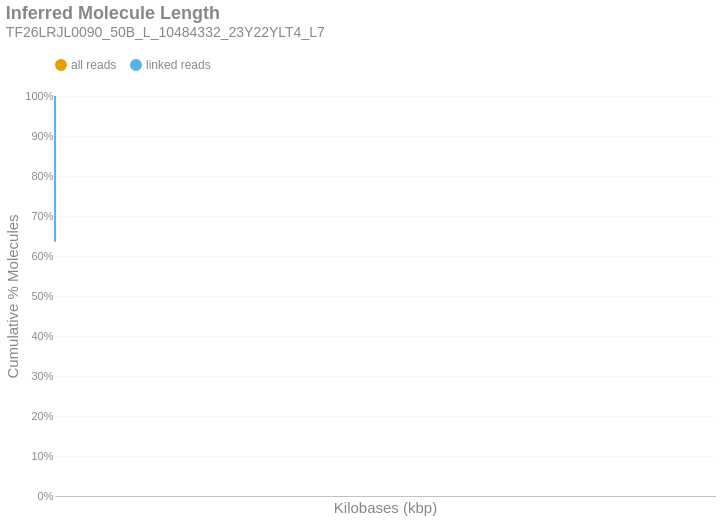

The notebook cell saved with this chart:
### Markdown cell above
### Inferred Molecule Length
This is the cumulative frequency distribution of molecule lengths inferred from the first and last alignment positions along a contig for all alignments associated with a single linked-read barcode on a given contig.There are two distributions: one with `all` the alignments (yellow) and another with only `linked reads` (blue). The percent of molecules in the `linked reads` distribution is relative to the total number of linked molecules.

### Code cell
if SKIPLR:
    print_html(f"Skipped")
else:
    binned_df = consolidated_hist(valids['length_inferred']/1000, mask, 10, True)
    binned_df = binned_df.with_columns(
        pl.when(pl.col('bin').cast(pl.Utf8) == '0').then(pl.lit('1')).otherwise(pl.col('bin').cast(pl.Utf8)).alias('bin')
    )
    with SafeRender(binned_df):
        (
            density_plot(binned_df, 'Inferred Molecule Length', samplename, 'inferredlen')
            .transform_calculate(bin_kb='datum.bin / 1000')
            .encode(
                x=alt.X('bin_kb:Q', title="Kilobases (kbp)").scale(type='log', padding=0).axis(labelAngle=-40),
                y=alt.Y('value:Q', title='Cumulative % Molecules')
                    .axis(format='%')
                    .stack(False)
                    .scale(domainMin=0, domainMax=1,padding=0),
                color=alt.Color("key:N").scale(domain = ["all reads", "linked reads"]),
                tooltip = [
                    alt.Tooltip("key:N", title = "Data Type"),
                    alt.Tooltip("range_label:N", title="Kilobases"),
                    alt.Tooltip("value:Q", format = ".2%", title="% Molecules (Cum.)")
                ]
            )
        ).display()

### Figure 1 — Vega-Lite specification as saved in the notebook (floating-point values rounded to 4 significant figures)
{"width": "container", "height": 400, "config": {"title": {"anchor": "start", "dy": -15, "fontSize": 18, "color": "#888888", "subtitleColor": "#888888", "subtitleFontSize": 14}, "arc": {"fill": "#0072B2"}, "axis": {"domainColor": "#888888", "domainWidth": 0.5, "gridWidth": 0.2, "grid": false, "titleFontWeight": 400, "titleFontSize": 15, "labelFontSize": 11, "labelColor": "#888888", "tickColor": "#888888", "tickWidth": 0.2, "titleColor": "#888888"}, "axisBand": {"grid": false}, "axisX": {"grid": true, "tickSize": 10, "domainCap": "round"}, "axisY": {"domain": false, "grid": true, "tickSize": 0, "domainCap": "round"}, "background": "transparent", "header": {"labelFontSize": 15, "labelColor": "#888888", "titleFontSize": 15, "titleFontWeight": 600, "titleColor": "#888888"}, "legend": {"labelFont": "sans-serif", "labelFontSize": 12, "labelColor": "#888888", "symbolSize": 100, "symbolType": "circle", "titleFontSize": 12, "titlePadding": 10, "titleColor": "#888888", "title": null, "orient": "top"}, "range": {"category": ["#E69F00", "#56B4E9", "#009E73", "#F0E442", "#0072B2", "#D55E00", "#CC79A7", "#000000"], "diverging": ["#cfe8f3", "#a2d4ec", "#73bfe2", "#46abdb", "#1696d2", "#12719e"]}, "area": {"fill": "#0072B2", "fillOpacity": 0.7, "line": true, "strokeOpacity": 0.7}, "line": {"color": "#0072B2", "stroke": "#0072B2", "strokeWidth": 2}, "trail": {"color": "#0072B2", "stroke": "#0072B2", "strokeWidth": 0, "size": 1}, "point": {"filled": true, "fillOpacity": 1.0, "size": 95}, "text": {"color": "#888888", "fontSize": 11, "align": "right", "fontWeight": 400, "size": 11}, "bar": {"fill": "#0072B2", "stroke": null}, "view": {"stroke": null, "continuousWidth": 660, "continuousHeight": 400}}, "data": {"name": "data-aa7c42ce972dad9df4184d262909e345"}, "mark": {"type": "line", "interpolate": "monotone", "point": {"opacity": 0, "size": 275}}, "encoding": {"color": {"field": "key", "scale": {"domain": ["all reads", "linked reads"]}, "type": "nominal"}, "tooltip": [{"field": "key", "title": "Data Type", "type": "nominal"}, {"field": "range_label", "title": "Kilobases", "type": "nominal"}, {"field": "value", "format": ".2%", "title": "% Molecules (Cum.)", "type": "quantitative"}], "x": {"axis": {"labelAngle": -40}, "field": "bin_kb", "scale": {"type": "log", "padding": 0}, "title": "Kilobases (kbp)", "type": "quantitative"}, "y": {"axis": {"format": "%"}, "field": "value", "scale": {"domainMin": 0, "domainMax": 1, "padding": 0}, "stack": false, "title": "Cumulative % Molecules", "type": "quantitative"}}, "params": [{"name": "param_c36ac31b6afebe62", "select": {"type": "point", "fields": ["key"]}, "bind": "legend"}], "title": {"text": "Inferred Molecule Length", "subtitle": "TF26LRJL0090_50B_L_10484332_23Y22YLT4_L7"}, "transform": [{"fold": ["all reads (cumsum)", "linked reads (cumsum)"]}, {"calculate": "replace(datum.key, ' (cumsum)', '')", "as": "key"}, {"filter": {"param": "param_c36ac31b6afebe62"}}, {"calculate": "datum.bin / 1000", "as": "bin_kb"}], "usermeta": {"embedOptions": {"downloadFileName": "TF26LRJL0090_50B_L_10484332_23Y22YLT4_L7.inferredlen"}}, "$schema": "https://vega.github.io/schema/vega-lite/v6.4.1.json", "datasets": {"data-aa7c42ce972dad9df4184d262909e345": [{"bin": "0.0", "interval": "0.0-10.0", "all reads": 0.8425, "linked reads": 0.6358, "all reads (cumsum)": 0.8425, "linked reads (cumsum)": 0.6358, "range_label": "0-9"}, {"bin": "10.0", "interval": "10.0-20.0", "all reads": 0.1067, "linked reads": 0.2466, "all reads (cumsum)": 0.9491, "linked reads (cumsum)": 0.8824, "range_label": "10-19"}, {"bin": "20.0", "interval": "20.0-30.0", "all reads": 0.03561, "linked reads": 0.08246, "all reads (cumsum)": 0.9847, "linked reads (cumsum)": 0.9648, "range_label": "20-29"}, {"bin": "30.0", "interval": "30.0-40.0", "all reads": 0.01026, "linked reads": 0.02364, "all reads (cumsum)": 0.995, "linked reads (cumsum)": 0.9885, "range_label": "30-39"}, {"bin": "40.0", "interval": "40.0-50.0", "all reads": 0.003455, "linked reads": 0.007905, "all reads (cumsum)": 0.9984, "linked reads (cumsum)": 0.9964, "range_label": "40-49"}, {"bin": "50.0", "interval": "50.0-60.0", "all reads": 0.001082, "linked reads": 0.00252, "all reads (cumsum)": 0.9995, "linked reads (cumsum)": 0.9989, "range_label": "50-59"}, {"bin": "60.0", "interval": "60.0-70.0", "all reads": 0.000298, "linked reads": 0.0006933, "all reads (cumsum)": 0.9998, "linked reads (cumsum)": 0.9996, "range_label": "60-69"}, {"bin": "70.0", "interval": "70.0-80.0", "all reads": 0.000116, "linked reads": 0.0002695, "all reads (cumsum)": 0.9999, "linked reads (cumsum)": 0.9999, "range_label": "70-79"}, {"bin": "80.0", "interval": "80.0-90.0", "all reads": 4.101e-05, "linked reads": 9.583e-05, "all reads (cumsum)": 1.0, "linked reads (cumsum)": 1.0, "range_label": "80-89"}, {"bin": "90.0", "interval": "90.0-100.0", "all reads": 9.612e-06, "linked reads": 2.246e-05, "all reads (cumsum)": 1.0, "linked reads (cumsum)": 1.0, "range_label": "90-99"}, {"bin": "100.0", "interval": "100.0-110.0", "all reads": 3.204e-06, "linked reads": 7.487e-06, "all reads (cumsum)": 1.0, "linked reads (cumsum)": 1.0, "range_label": "100-109"}, {"bin": "110.0", "interval": "110.0-120.0", "all reads": 1.922e-06, "linked reads": 4.492e-06, "all reads (cumsum)": 1.0, "linked reads (cumsum)": 1.0, "range_label": "110-119"}, {"bin": "120.0", "interval": "120.0-130.0", "all reads": 1.282e-06, "linked reads": 2.995e-06, "all reads (cumsum)": 1.0, "linked reads (cumsum)": 1.0, "range_label": "120-129"}]}}
